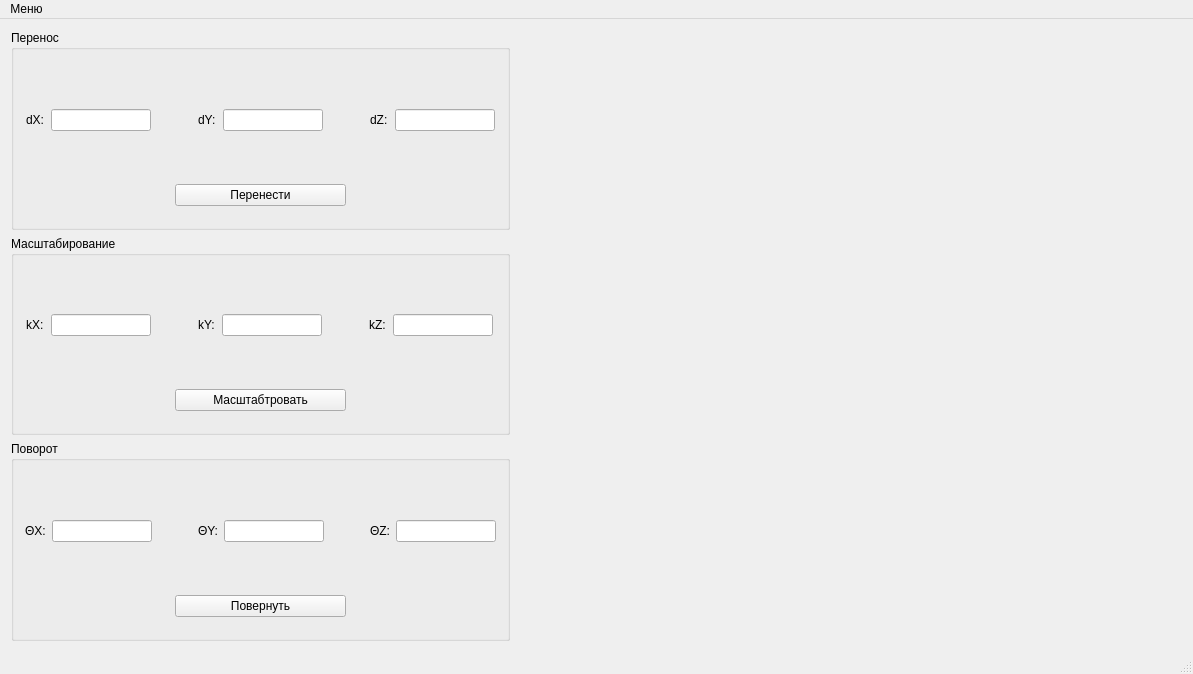
<?xml version="1.0" encoding="UTF-8"?>
<ui version="4.0">
 <class>MainWindow</class>
 <widget class="QMainWindow" name="MainWindow">
  <property name="geometry">
   <rect>
    <x>0</x>
    <y>0</y>
    <width>1193</width>
    <height>674</height>
   </rect>
  </property>
  <property name="windowTitle">
   <string>MainWindow</string>
  </property>
  <widget class="QWidget" name="centralWidget">
   <layout class="QHBoxLayout" name="horizontalLayout_7">
    <item>
     <layout class="QVBoxLayout" name="verticalLayout_4">
      <item>
       <widget class="QGroupBox" name="groupBox">
        <property name="title">
         <string>Перенос</string>
        </property>
        <layout class="QVBoxLayout" name="verticalLayout">
         <item>
          <spacer name="verticalSpacer">
           <property name="orientation">
            <enum>Qt::Vertical</enum>
           </property>
           <property name="sizeType">
            <enum>QSizePolicy::Expanding</enum>
           </property>
           <property name="sizeHint" stdset="0">
            <size>
             <width>150</width>
             <height>18</height>
            </size>
           </property>
          </spacer>
         </item>
         <item>
          <layout class="QHBoxLayout" name="horizontalLayout">
           <item>
            <widget class="QLabel" name="label">
             <property name="sizePolicy">
              <sizepolicy hsizetype="Fixed" vsizetype="Preferred">
               <horstretch>0</horstretch>
               <verstretch>0</verstretch>
              </sizepolicy>
             </property>
             <property name="text">
              <string>dX:</string>
             </property>
            </widget>
           </item>
           <item>
            <widget class="QLineEdit" name="lineEditTransdx">
             <property name="sizePolicy">
              <sizepolicy hsizetype="Maximum" vsizetype="Fixed">
               <horstretch>0</horstretch>
               <verstretch>0</verstretch>
              </sizepolicy>
             </property>
             <property name="maximumSize">
              <size>
               <width>100</width>
               <height>16777215</height>
              </size>
             </property>
            </widget>
           </item>
           <item>
            <spacer name="horizontalSpacer">
             <property name="orientation">
              <enum>Qt::Horizontal</enum>
             </property>
             <property name="sizeType">
              <enum>QSizePolicy::Fixed</enum>
             </property>
             <property name="sizeHint" stdset="0">
              <size>
               <width>40</width>
               <height>20</height>
              </size>
             </property>
            </spacer>
           </item>
           <item>
            <widget class="QLabel" name="label_2">
             <property name="sizePolicy">
              <sizepolicy hsizetype="Fixed" vsizetype="Preferred">
               <horstretch>0</horstretch>
               <verstretch>0</verstretch>
              </sizepolicy>
             </property>
             <property name="text">
              <string>dY:</string>
             </property>
            </widget>
           </item>
           <item>
            <widget class="QLineEdit" name="lineEditTransdy">
             <property name="sizePolicy">
              <sizepolicy hsizetype="Maximum" vsizetype="Fixed">
               <horstretch>0</horstretch>
               <verstretch>0</verstretch>
              </sizepolicy>
             </property>
             <property name="maximumSize">
              <size>
               <width>100</width>
               <height>16777215</height>
              </size>
             </property>
             <property name="text">
              <string/>
             </property>
            </widget>
           </item>
           <item>
            <spacer name="horizontalSpacer_2">
             <property name="orientation">
              <enum>Qt::Horizontal</enum>
             </property>
             <property name="sizeType">
              <enum>QSizePolicy::Fixed</enum>
             </property>
             <property name="sizeHint" stdset="0">
              <size>
               <width>40</width>
               <height>20</height>
              </size>
             </property>
            </spacer>
           </item>
           <item>
            <widget class="QLabel" name="label_3">
             <property name="sizePolicy">
              <sizepolicy hsizetype="Fixed" vsizetype="Preferred">
               <horstretch>0</horstretch>
               <verstretch>0</verstretch>
              </sizepolicy>
             </property>
             <property name="text">
              <string>dZ:</string>
             </property>
            </widget>
           </item>
           <item>
            <widget class="QLineEdit" name="lineEditTransdz">
             <property name="sizePolicy">
              <sizepolicy hsizetype="Maximum" vsizetype="Fixed">
               <horstretch>0</horstretch>
               <verstretch>0</verstretch>
              </sizepolicy>
             </property>
             <property name="maximumSize">
              <size>
               <width>100</width>
               <height>16777215</height>
              </size>
             </property>
             <property name="text">
              <string/>
             </property>
            </widget>
           </item>
          </layout>
         </item>
         <item>
          <spacer name="verticalSpacer_2">
           <property name="orientation">
            <enum>Qt::Vertical</enum>
           </property>
           <property name="sizeHint" stdset="0">
            <size>
             <width>20</width>
             <height>18</height>
            </size>
           </property>
          </spacer>
         </item>
         <item>
          <layout class="QHBoxLayout" name="horizontalLayout_2">
           <item>
            <spacer name="horizontalSpacer_3">
             <property name="orientation">
              <enum>Qt::Horizontal</enum>
             </property>
             <property name="sizeType">
              <enum>QSizePolicy::Fixed</enum>
             </property>
             <property name="sizeHint" stdset="0">
              <size>
               <width>150</width>
               <height>20</height>
              </size>
             </property>
            </spacer>
           </item>
           <item>
            <widget class="QPushButton" name="pushButtonTransport">
             <property name="text">
              <string>Перенести</string>
             </property>
            </widget>
           </item>
           <item>
            <spacer name="horizontalSpacer_4">
             <property name="orientation">
              <enum>Qt::Horizontal</enum>
             </property>
             <property name="sizeType">
              <enum>QSizePolicy::Fixed</enum>
             </property>
             <property name="sizeHint" stdset="0">
              <size>
               <width>150</width>
               <height>20</height>
              </size>
             </property>
            </spacer>
           </item>
          </layout>
         </item>
         <item>
          <spacer name="verticalSpacer_3">
           <property name="orientation">
            <enum>Qt::Vertical</enum>
           </property>
           <property name="sizeType">
            <enum>QSizePolicy::Fixed</enum>
           </property>
           <property name="sizeHint" stdset="0">
            <size>
             <width>20</width>
             <height>10</height>
            </size>
           </property>
          </spacer>
         </item>
        </layout>
       </widget>
      </item>
      <item>
       <widget class="QGroupBox" name="groupBox_2">
        <property name="title">
         <string>Масштабирование</string>
        </property>
        <layout class="QVBoxLayout" name="verticalLayout_2">
         <item>
          <spacer name="verticalSpacer_4">
           <property name="orientation">
            <enum>Qt::Vertical</enum>
           </property>
           <property name="sizeHint" stdset="0">
            <size>
             <width>20</width>
             <height>18</height>
            </size>
           </property>
          </spacer>
         </item>
         <item>
          <layout class="QHBoxLayout" name="horizontalLayout_3">
           <item>
            <widget class="QLabel" name="label_4">
             <property name="sizePolicy">
              <sizepolicy hsizetype="Fixed" vsizetype="Preferred">
               <horstretch>0</horstretch>
               <verstretch>0</verstretch>
              </sizepolicy>
             </property>
             <property name="text">
              <string>kX:</string>
             </property>
            </widget>
           </item>
           <item>
            <widget class="QLineEdit" name="lineEditScaledx">
             <property name="sizePolicy">
              <sizepolicy hsizetype="Maximum" vsizetype="Fixed">
               <horstretch>0</horstretch>
               <verstretch>0</verstretch>
              </sizepolicy>
             </property>
             <property name="maximumSize">
              <size>
               <width>100</width>
               <height>16777215</height>
              </size>
             </property>
            </widget>
           </item>
           <item>
            <spacer name="horizontalSpacer_5">
             <property name="orientation">
              <enum>Qt::Horizontal</enum>
             </property>
             <property name="sizeType">
              <enum>QSizePolicy::Fixed</enum>
             </property>
             <property name="sizeHint" stdset="0">
              <size>
               <width>40</width>
               <height>20</height>
              </size>
             </property>
            </spacer>
           </item>
           <item>
            <widget class="QLabel" name="label_5">
             <property name="sizePolicy">
              <sizepolicy hsizetype="Fixed" vsizetype="Preferred">
               <horstretch>0</horstretch>
               <verstretch>0</verstretch>
              </sizepolicy>
             </property>
             <property name="text">
              <string>kY:</string>
             </property>
            </widget>
           </item>
           <item>
            <widget class="QLineEdit" name="lineEditScaledy">
             <property name="sizePolicy">
              <sizepolicy hsizetype="Maximum" vsizetype="Fixed">
               <horstretch>0</horstretch>
               <verstretch>0</verstretch>
              </sizepolicy>
             </property>
             <property name="maximumSize">
              <size>
               <width>100</width>
               <height>16777215</height>
              </size>
             </property>
             <property name="text">
              <string/>
             </property>
            </widget>
           </item>
           <item>
            <spacer name="horizontalSpacer_6">
             <property name="orientation">
              <enum>Qt::Horizontal</enum>
             </property>
             <property name="sizeType">
              <enum>QSizePolicy::Fixed</enum>
             </property>
             <property name="sizeHint" stdset="0">
              <size>
               <width>40</width>
               <height>20</height>
              </size>
             </property>
            </spacer>
           </item>
           <item>
            <widget class="QLabel" name="label_6">
             <property name="sizePolicy">
              <sizepolicy hsizetype="Fixed" vsizetype="Preferred">
               <horstretch>0</horstretch>
               <verstretch>0</verstretch>
              </sizepolicy>
             </property>
             <property name="text">
              <string>kZ:</string>
             </property>
            </widget>
           </item>
           <item>
            <widget class="QLineEdit" name="lineEditScaledz">
             <property name="sizePolicy">
              <sizepolicy hsizetype="Maximum" vsizetype="Fixed">
               <horstretch>0</horstretch>
               <verstretch>0</verstretch>
              </sizepolicy>
             </property>
             <property name="maximumSize">
              <size>
               <width>100</width>
               <height>16777215</height>
              </size>
             </property>
             <property name="text">
              <string/>
             </property>
            </widget>
           </item>
          </layout>
         </item>
         <item>
          <spacer name="verticalSpacer_5">
           <property name="orientation">
            <enum>Qt::Vertical</enum>
           </property>
           <property name="sizeHint" stdset="0">
            <size>
             <width>20</width>
             <height>18</height>
            </size>
           </property>
          </spacer>
         </item>
         <item>
          <layout class="QHBoxLayout" name="horizontalLayout_4">
           <item>
            <spacer name="horizontalSpacer_7">
             <property name="orientation">
              <enum>Qt::Horizontal</enum>
             </property>
             <property name="sizeType">
              <enum>QSizePolicy::Fixed</enum>
             </property>
             <property name="sizeHint" stdset="0">
              <size>
               <width>150</width>
               <height>20</height>
              </size>
             </property>
            </spacer>
           </item>
           <item>
            <widget class="QPushButton" name="pushButtonScale">
             <property name="text">
              <string>Масштабтровать</string>
             </property>
            </widget>
           </item>
           <item>
            <spacer name="horizontalSpacer_8">
             <property name="orientation">
              <enum>Qt::Horizontal</enum>
             </property>
             <property name="sizeType">
              <enum>QSizePolicy::Fixed</enum>
             </property>
             <property name="sizeHint" stdset="0">
              <size>
               <width>150</width>
               <height>20</height>
              </size>
             </property>
            </spacer>
           </item>
          </layout>
         </item>
         <item>
          <spacer name="verticalSpacer_6">
           <property name="orientation">
            <enum>Qt::Vertical</enum>
           </property>
           <property name="sizeType">
            <enum>QSizePolicy::Fixed</enum>
           </property>
           <property name="sizeHint" stdset="0">
            <size>
             <width>20</width>
             <height>10</height>
            </size>
           </property>
          </spacer>
         </item>
        </layout>
       </widget>
      </item>
      <item>
       <widget class="QGroupBox" name="groupBox_3">
        <property name="title">
         <string>Поворот</string>
        </property>
        <layout class="QVBoxLayout" name="verticalLayout_3">
         <item>
          <spacer name="verticalSpacer_7">
           <property name="orientation">
            <enum>Qt::Vertical</enum>
           </property>
           <property name="sizeHint" stdset="0">
            <size>
             <width>20</width>
             <height>18</height>
            </size>
           </property>
          </spacer>
         </item>
         <item>
          <layout class="QHBoxLayout" name="horizontalLayout_5">
           <item>
            <widget class="QLabel" name="label_7">
             <property name="sizePolicy">
              <sizepolicy hsizetype="Fixed" vsizetype="Preferred">
               <horstretch>0</horstretch>
               <verstretch>0</verstretch>
              </sizepolicy>
             </property>
             <property name="text">
              <string>ΘX:</string>
             </property>
            </widget>
           </item>
           <item>
            <widget class="QLineEdit" name="lineEditRotatedx">
             <property name="sizePolicy">
              <sizepolicy hsizetype="Maximum" vsizetype="Fixed">
               <horstretch>0</horstretch>
               <verstretch>0</verstretch>
              </sizepolicy>
             </property>
             <property name="maximumSize">
              <size>
               <width>100</width>
               <height>16777215</height>
              </size>
             </property>
            </widget>
           </item>
           <item>
            <spacer name="horizontalSpacer_9">
             <property name="orientation">
              <enum>Qt::Horizontal</enum>
             </property>
             <property name="sizeType">
              <enum>QSizePolicy::Fixed</enum>
             </property>
             <property name="sizeHint" stdset="0">
              <size>
               <width>40</width>
               <height>20</height>
              </size>
             </property>
            </spacer>
           </item>
           <item>
            <widget class="QLabel" name="label_8">
             <property name="sizePolicy">
              <sizepolicy hsizetype="Fixed" vsizetype="Preferred">
               <horstretch>0</horstretch>
               <verstretch>0</verstretch>
              </sizepolicy>
             </property>
             <property name="text">
              <string>ΘY:</string>
             </property>
            </widget>
           </item>
           <item>
            <widget class="QLineEdit" name="lineEditRotatedy">
             <property name="sizePolicy">
              <sizepolicy hsizetype="Maximum" vsizetype="Fixed">
               <horstretch>0</horstretch>
               <verstretch>0</verstretch>
              </sizepolicy>
             </property>
             <property name="maximumSize">
              <size>
               <width>100</width>
               <height>16777215</height>
              </size>
             </property>
             <property name="text">
              <string/>
             </property>
            </widget>
           </item>
           <item>
            <spacer name="horizontalSpacer_10">
             <property name="orientation">
              <enum>Qt::Horizontal</enum>
             </property>
             <property name="sizeType">
              <enum>QSizePolicy::Fixed</enum>
             </property>
             <property name="sizeHint" stdset="0">
              <size>
               <width>40</width>
               <height>20</height>
              </size>
             </property>
            </spacer>
           </item>
           <item>
            <widget class="QLabel" name="label_9">
             <property name="sizePolicy">
              <sizepolicy hsizetype="Fixed" vsizetype="Preferred">
               <horstretch>0</horstretch>
               <verstretch>0</verstretch>
              </sizepolicy>
             </property>
             <property name="text">
              <string>ΘZ:</string>
             </property>
            </widget>
           </item>
           <item>
            <widget class="QLineEdit" name="lineEditRotatedz">
             <property name="sizePolicy">
              <sizepolicy hsizetype="Maximum" vsizetype="Fixed">
               <horstretch>0</horstretch>
               <verstretch>0</verstretch>
              </sizepolicy>
             </property>
             <property name="maximumSize">
              <size>
               <width>100</width>
               <height>16777215</height>
              </size>
             </property>
             <property name="text">
              <string/>
             </property>
            </widget>
           </item>
          </layout>
         </item>
         <item>
          <spacer name="verticalSpacer_8">
           <property name="orientation">
            <enum>Qt::Vertical</enum>
           </property>
           <property name="sizeHint" stdset="0">
            <size>
             <width>20</width>
             <height>18</height>
            </size>
           </property>
          </spacer>
         </item>
         <item>
          <layout class="QHBoxLayout" name="horizontalLayout_6">
           <item>
            <spacer name="horizontalSpacer_11">
             <property name="orientation">
              <enum>Qt::Horizontal</enum>
             </property>
             <property name="sizeType">
              <enum>QSizePolicy::Fixed</enum>
             </property>
             <property name="sizeHint" stdset="0">
              <size>
               <width>150</width>
               <height>20</height>
              </size>
             </property>
            </spacer>
           </item>
           <item>
            <widget class="QPushButton" name="pushButtonRotate">
             <property name="text">
              <string>Повернуть</string>
             </property>
            </widget>
           </item>
           <item>
            <spacer name="horizontalSpacer_12">
             <property name="orientation">
              <enum>Qt::Horizontal</enum>
             </property>
             <property name="sizeType">
              <enum>QSizePolicy::Fixed</enum>
             </property>
             <property name="sizeHint" stdset="0">
              <size>
               <width>150</width>
               <height>20</height>
              </size>
             </property>
            </spacer>
           </item>
          </layout>
         </item>
         <item>
          <spacer name="verticalSpacer_9">
           <property name="orientation">
            <enum>Qt::Vertical</enum>
           </property>
           <property name="sizeType">
            <enum>QSizePolicy::Fixed</enum>
           </property>
           <property name="sizeHint" stdset="0">
            <size>
             <width>20</width>
             <height>10</height>
            </size>
           </property>
          </spacer>
         </item>
        </layout>
       </widget>
      </item>
     </layout>
    </item>
    <item>
     <spacer name="horizontalSpacer_13">
      <property name="orientation">
       <enum>Qt::Horizontal</enum>
      </property>
      <property name="sizeType">
       <enum>QSizePolicy::Fixed</enum>
      </property>
      <property name="sizeHint" stdset="0">
       <size>
        <width>28</width>
        <height>20</height>
       </size>
      </property>
     </spacer>
    </item>
    <item>
     <widget class="Canvas" name="canvas" native="true">
      <property name="sizePolicy">
       <sizepolicy hsizetype="Expanding" vsizetype="Expanding">
        <horstretch>0</horstretch>
        <verstretch>0</verstretch>
       </sizepolicy>
      </property>
      <property name="minimumSize">
       <size>
        <width>621</width>
        <height>551</height>
       </size>
      </property>
     </widget>
    </item>
   </layout>
  </widget>
  <widget class="QMenuBar" name="menuBar">
   <property name="geometry">
    <rect>
     <x>0</x>
     <y>0</y>
     <width>1193</width>
     <height>22</height>
    </rect>
   </property>
   <widget class="QMenu" name="menuMenu">
    <property name="title">
     <string>Меню</string>
    </property>
    <addaction name="action_load_model"/>
    <addaction name="action_save_model"/>
   </widget>
   <addaction name="menuMenu"/>
  </widget>
  <widget class="QStatusBar" name="statusBar"/>
  <action name="action_load_model">
   <property name="text">
    <string>Загрузить модель</string>
   </property>
  </action>
  <action name="action_save_model">
   <property name="text">
    <string>Сохранить модель</string>
   </property>
  </action>
 </widget>
 <layoutdefault spacing="6" margin="11"/>
 <customwidgets>
  <customwidget>
   <class>Canvas</class>
   <extends>QWidget</extends>
   <header>canvas.h</header>
   <container>1</container>
  </customwidget>
 </customwidgets>
 <resources/>
 <connections/>
</ui>
